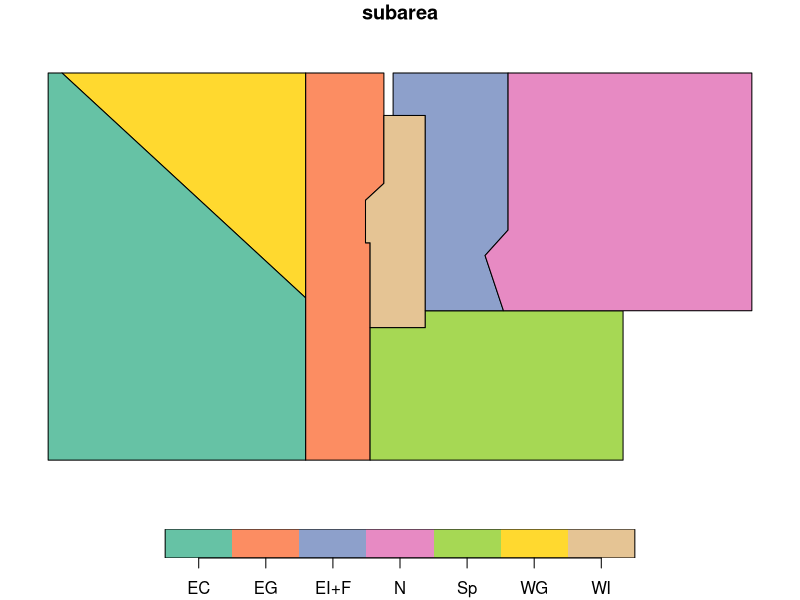

R code for this plot: (Note: this script raises an error after producing the figure.)
library(tidyverse)
library(sf)
library("rnaturalearth")
library("rnaturalearthdata")
ne_download(category = "physical", type="ocean", scale= 10, returnclass = "sf")

df <- structure(list(
  geometry = c(
    "POLYGON ((-97 80, -44 53.5, -44 80, -97 80))",
    "POLYGON ((-97 80, -100 80, -100 34.4, -44 34.4, -44 53.5, -97 80))",
    "POLYGON ((-44 80, -44 34.4, -30 34.4, -30 60, -31 60, -31 65, -27 67, -27 80, -44 80))",
    "POLYGON ((-27 75, -27 67, -31 65, -31 60, -30 60, -30 50, -18 50, -18 75, -27 75))",
    "POLYGON ((-30 50, -30 34.4, 25 34.4, 25 52, -18 52, -18 50, -30 50))",
    "POLYGON ((-25 80, -25 75, -18 75, -18 52, -1 52, -5 58.5, 0 61.5, 0 80, -25 80))",
    "POLYGON ((0 80, 0 61.5, -5 58.5, -1 52, 53 52, 53 80, 0 80))"
  ), subarea = c('WG','EC','EG','WI','Sp','EI+F','N')), 
  row.names = c(NA, -7L), 
  class = c("tbl_df", "tbl", "data.frame"))
df
sf <- sf::st_as_sf( df, wkt = "geometry", crs = 4326)
sf
plot(sf)

#plot to check

world <- ne_countries(scale = "medium", returnclass = "sf")
class(world)

orp  <- ggplot() +geom_sf(data = sf, aes(fill = subarea)) +
  geom_sf(data = world) +
  coord_sf(xlim = c(-105,55), ylim = c(35,85), expand = T)

#clip the polygons with the world 
oceans <- ne_load(category = "physical", type="ocean", scale= 10, returnclass = "sf")
sf_use_s2(FALSE)
output = st_intersection(sf, oceans)

ggplot() +geom_sf(data = output, aes(fill = subarea)) +
  geom_sf(data = world) +
  coord_sf(xlim = c(-105,55), ylim = c(35,85), expand = T)

#save 
# st_write(output, "G:/.shortcut-targets-by-id/1xgcaVdmmUzaPBD5Nqg46a8Q7vdg7-21-/Abundance-Tabs&Refs/temp/mapping subareas/NA-Fin/NAFinSubareas.shp")
